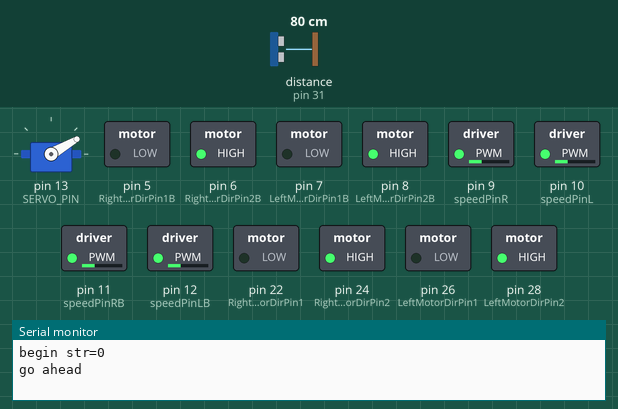
Bench run of a sketch on a simulated Arduino Mega 2560, built with avr-gcc and run on an emulated ATmega2560. Shown: servo, switched loads named in the sketch (green lamp = pin HIGH), the last lines printed to the serial monitor. Wiring (inferred from the names in the program): ultrasonic range finder: trigger pin 30; echo pin 31. The test bench sets the inputs (shaded band); at power-on: distance to the obstacle (sensor on pin 31) 80 cm. The echo pulse lasts 58.3 µs per cm; pins used as bus, display or sensor lines are not drawn.

Above: at 2.54 s.
3.3 s: distance to the obstacle (sensor on pin 31) set to 35 cm
6.3 s: distance to the obstacle (sensor on pin 31) set to 28 cm
At 7.8 s:
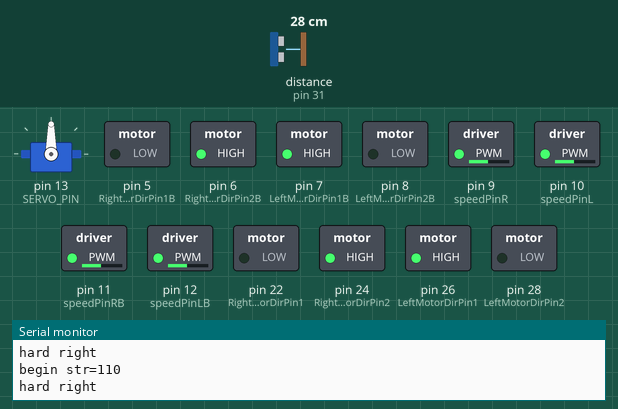
8.1 s: distance to the obstacle (sensor on pin 31) set to 60 cm
At 9.05 s:
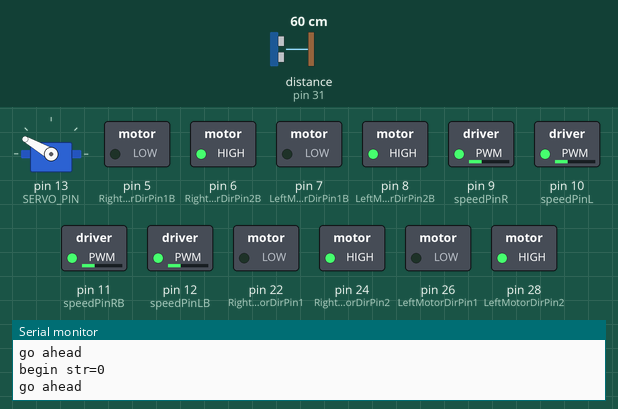
11.1 s: distance to the obstacle (sensor on pin 31) set to 2 cm
At 12.5 s:
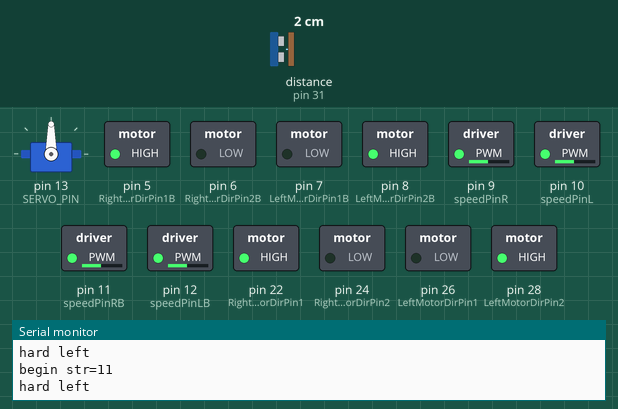
12.8 s: distance to the obstacle (sensor on pin 31) set to 120 cm
At 13.11 s:
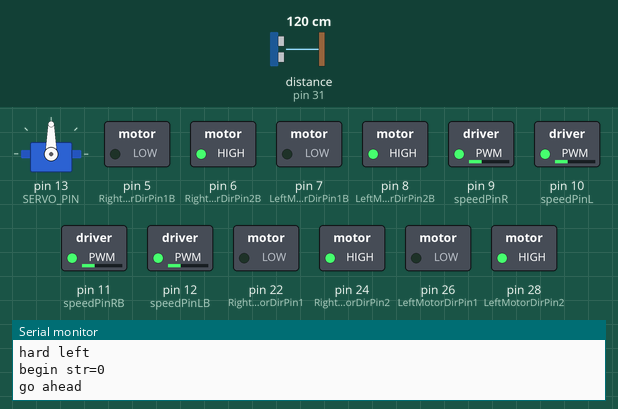
15.8 s: distance to the obstacle (sensor on pin 31) set to 4 cm
At 16.62 s:
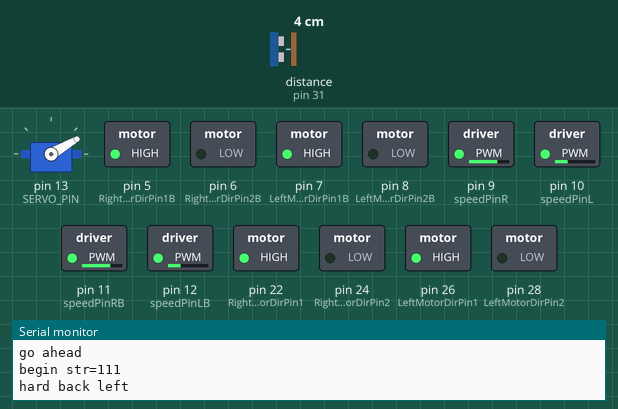
Timing chart, 0 to 19.8 s (numbered marks = the images above; inputs shaded):
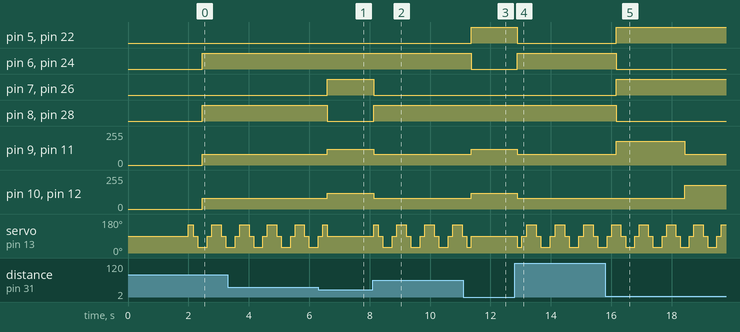

The sketch:

auto-avoid.ino
```cpp
// (licence header left out)
#include <Servo.h>

#define speedPinR 9   //  RIGHT WHEEL PWM pin D45 connect front MODEL-X ENA
#define RightMotorDirPin1  22    //Front Right Motor direction pin 1 to Front MODEL-X IN1  (K1)
#define RightMotorDirPin2  24   //Front Right Motor direction pin 2 to Front MODEL-X IN2   (K1)
#define LeftMotorDirPin1  26    //Left front Motor direction pin 1 to Front MODEL-X IN3 (  K3)
#define LeftMotorDirPin2  28   //Left front Motor direction pin 2 to Front MODEL-X IN4 (  K3)
#define speedPinL 10   // Left WHEEL PWM pin D7 connect front MODEL-X ENB

#define speedPinRB 11   //  RIGHT WHEEL PWM pin connect Back MODEL-X ENA
#define RightMotorDirPin1B  5    //Rear Right Motor direction pin 1 to Back MODEL-X IN1 (  K1)
#define RightMotorDirPin2B 6    //Rear Right Motor direction pin 2 to Back MODEL-X IN2 (  K1)
#define LeftMotorDirPin1B 7    //Rear left Motor direction pin 1 to Back MODEL-X IN3  K3
#define LeftMotorDirPin2B 8  //Rear left Motor direction pin 2 to Back MODEL-X IN4  k3
#define speedPinLB 12    //   LEFT WHEEL  PWM pin D8 connect Rear MODEL-X ENB

#define SERVO_PIN     13  //servo connect to D5
#define Echo_PIN    31 // Ultrasonic Echo pin connect to A5
#define Trig_PIN    30  // Ultrasonic Trig pin connect to A4

#define FAST_SPEED  180 // 120   //both sides of the motor speed
#define SPEED  80     //both sides of the motor speed
#define TURN_SPEED  120 //110   //both sides of the motor speed
#define OBSTACLE_LIMIT 30  //minimum distance in cm to obstacles at both sides (the car will allow a shorter distance sideways)
#define WATCH_DELAY 150 // delay when moving servo
#define LEFT_RIGHT 1
#define RIGHT_LEFT -1
#define HARD_LEFT B001
#define HARD_RIGHT B100

int distance;
int dead_turn = 0;
int scanDir = LEFT_RIGHT;
int hardTurn = B000;

Servo head;

/*motor control*/

void stop_Stop()    //Stop
{
  digitalWrite(RightMotorDirPin1, LOW);
  digitalWrite(RightMotorDirPin2, LOW);
  digitalWrite(LeftMotorDirPin1, LOW);
  digitalWrite(LeftMotorDirPin2, LOW);
  digitalWrite(RightMotorDirPin1B, LOW);
  digitalWrite(RightMotorDirPin2B, LOW);
  digitalWrite(LeftMotorDirPin1B, LOW);
  digitalWrite(LeftMotorDirPin2B, LOW);
  set_Motorspeed(0, 0, 0, 0);
}

/*set motor speed */
void set_Motorspeed(int leftFront, int rightFront, int leftBack, int rightBack)
{
  analogWrite(speedPinL, leftFront);
  analogWrite(speedPinR, rightFront);
  analogWrite(speedPinLB, leftBack);
  analogWrite(speedPinRB, rightBack);
}

void drive(int leftFront, int rightFront, int leftBack, int rightBack) {
  set_Motorspeed(abs(leftFront), abs(rightFront), abs(leftBack), abs(rightBack));

  if (leftFront < 0) {
    FL_bck();
  } else {
    FL_fwd();
  }

  if (rightFront < 0) {
    FR_bck();
  } else {
    FR_fwd();
  }

  if (leftBack < 0) {
    RL_bck();
  } else {
    RL_fwd();
  }

  if (rightBack < 0) {
    RR_bck();
  } else {
    RR_fwd();
  }
}

void fwd(int pin1, int pin2) {
  digitalWrite(pin1, LOW);
  digitalWrite(pin2, HIGH);
}

void back(int pin1, int pin2) {
  digitalWrite(pin1, HIGH);
  digitalWrite(pin2, LOW);
}

void FR_fwd()  //front-right wheel forward turn
{
  fwd(RightMotorDirPin1, RightMotorDirPin2);
}

void FR_bck() // front-right wheel backward turn
{
  back(RightMotorDirPin1, RightMotorDirPin2);
}

void FL_fwd() // front-left wheel forward turn
{
  fwd(LeftMotorDirPin1, LeftMotorDirPin2);
}

void FL_bck() // front-left wheel backward turn
{
  back(LeftMotorDirPin1, LeftMotorDirPin2);
}

void RR_fwd()  //rear-right wheel forward turn
{
  fwd(RightMotorDirPin1B, RightMotorDirPin2B);
}

void RR_bck()  //rear-right wheel backward turn
{
  back(RightMotorDirPin1B, RightMotorDirPin2B);
}

void RL_fwd()  //rear-left wheel forward turn
{
  fwd(LeftMotorDirPin1B, LeftMotorDirPin2B);
}

void RL_bck()    //rear-left wheel backward turn
{
  back(LeftMotorDirPin1B, LeftMotorDirPin2B);
}

/*detection of ultrasonic distance*/
int watch() {
  long echo_distance;
  digitalWrite(Trig_PIN, LOW);
  delayMicroseconds(5);
  digitalWrite(Trig_PIN, HIGH);
  delayMicroseconds(15);
  digitalWrite(Trig_PIN, LOW);
  echo_distance = pulseIn(Echo_PIN, HIGH);
  echo_distance = echo_distance * 0.01657; //how far away is the object in cm
  //Serial.println((int)echo_distance);
  return round(echo_distance);
}

//Measures distances to the left,center,right return a
int watchLeftRight() {
  /*  obstacle_status is a binary integer, its last 3 digits stands for if there is any obstacles in left front,direct front and right front directions,
       3 digit string, for example 100 means front left front has obstacle, 011 means direct front and right front have obstacles
  */
  int obstacle_status = B000;

  head.write(150); //sensor facing left front
  delay(WATCH_DELAY);
  distance = watch();
  if (distance < OBSTACLE_LIMIT) {
    obstacle_status  = obstacle_status | B100;
  }

  head.write(90); //sensor facing direct front
  delay(WATCH_DELAY);
  distance = watch();
  if (distance < OBSTACLE_LIMIT) {
    obstacle_status  = obstacle_status | B010;
  }

  head.write(30); //sensor faces to right front
  delay(WATCH_DELAY);
  distance = watch();
  if (distance < OBSTACLE_LIMIT) {
    obstacle_status  = obstacle_status | B001;
  }

  return obstacle_status;
}

//Measures distances to the left,center,right return a
int watchRightLeft() {
  /*  obstacle_status is a binary integer, its last 3 digits stands for if there is any obstacles in left front,direct front and right front directions,
       3 digit string, for example 100 means front left front has obstacle, 011 means direct front and right front have obstacles
  */
  int obstacle_status = B000;

  head.write(30); //sensor faces to right front
  delay(WATCH_DELAY);
  distance = watch();
  if (distance < OBSTACLE_LIMIT) {
    obstacle_status  = obstacle_status | B001;
  }

  head.write(90); //sensor facing direct front
  delay(WATCH_DELAY);
  distance = watch();
  if (distance < OBSTACLE_LIMIT) {
    obstacle_status  = obstacle_status | B010;
  }

  head.write(150); //sensor facing left front
  delay(WATCH_DELAY);
  distance = watch();
  if (distance < OBSTACLE_LIMIT) {
    obstacle_status  = obstacle_status | B100;
  }

  return obstacle_status;
}

//Measures distances to the left,center,right return a
int watchAhead() {
  int obstacle_status = hardTurn;

  head.write(90); //sensor facing direct front
  delay(WATCH_DELAY);
  distance = watch();
  if (distance < OBSTACLE_LIMIT) {
    obstacle_status  = obstacle_status | B010;
  } else {
    obstacle_status = B000;
  }

  return obstacle_status;
}

int watchSurround() {
  if (hardTurn != 0) {
    return watchAhead();
  }

  if (scanDir == LEFT_RIGHT) {
    scanDir = RIGHT_LEFT;
    return watchLeftRight();
  }

  scanDir = LEFT_RIGHT;
  return watchRightLeft();
}


void auto_avoidance() {
  int obstacle_sign = watchSurround(); // 3 bits of obstacle_sign binary value means the 3 direction obstacle status
  Serial.print("begin str=");
  Serial.println(String(obstacle_sign, BIN));
  if ( obstacle_sign == B100) {
    Serial.println("slight right");
    drive(FAST_SPEED, SPEED, FAST_SPEED, SPEED);
    return;
  }

  if (obstacle_sign == B001) {
    Serial.println("slight left");
    drive(SPEED, FAST_SPEED, SPEED, FAST_SPEED);
    return;
  }

  if (obstacle_sign == B110) {
    Serial.println("hard right");
    drive(-TURN_SPEED, TURN_SPEED, -TURN_SPEED, TURN_SPEED);
    hardTurn = HARD_RIGHT;
    return;
  }

  if (obstacle_sign == B011) {
    Serial.println("hard left");
    drive(TURN_SPEED, -TURN_SPEED, TURN_SPEED, -TURN_SPEED);
    hardTurn = HARD_LEFT;
    return;
  }

  if (obstacle_sign == B010) {
    dead_turn ++;

    if (dead_turn > 5) {
      dead_turn = -5;
    }

    if (dead_turn < 0) {
      Serial.println("hard left");
      drive(TURN_SPEED, -TURN_SPEED, TURN_SPEED, -TURN_SPEED);
      hardTurn = HARD_LEFT;
    } else {
      Serial.println("hard right");
      drive(-TURN_SPEED, TURN_SPEED, -TURN_SPEED, TURN_SPEED);
      hardTurn = HARD_RIGHT;
    }
    return;
  }

  if (obstacle_sign == B111) {
    dead_turn ++;

    if (dead_turn > 5) {
      dead_turn = -5;
    }

    if (dead_turn < 0) {
      Serial.println("hard back right");
      drive(-FAST_SPEED, -SPEED, -FAST_SPEED, -SPEED);
    } else {
      Serial.println("hard back left");
      drive(-SPEED, -FAST_SPEED, -SPEED, -FAST_SPEED);
    }
    return;
  }

  if ( obstacle_sign == B000 || obstacle_sign == B101 ) {
    Serial.println("go ahead");
    drive(SPEED, SPEED, SPEED, SPEED);
    hardTurn = B000;
    return;
  }
}

void setup() {
  /*setup L298N pin mode*/
  pinMode(RightMotorDirPin1, OUTPUT);
  pinMode(RightMotorDirPin2, OUTPUT);
  pinMode(speedPinL, OUTPUT);

  pinMode(LeftMotorDirPin1, OUTPUT);
  pinMode(LeftMotorDirPin2, OUTPUT);
  pinMode(speedPinR, OUTPUT);
  pinMode(RightMotorDirPin1B, OUTPUT);
  pinMode(RightMotorDirPin2B, OUTPUT);
  pinMode(speedPinLB, OUTPUT);

  pinMode(LeftMotorDirPin1B, OUTPUT);
  pinMode(LeftMotorDirPin2B, OUTPUT);
  pinMode(speedPinRB, OUTPUT);
  stop_Stop();//stop move
  /*init HC-SR04*/
  pinMode(Trig_PIN, OUTPUT);
  pinMode(Echo_PIN, INPUT);
  /*init buzzer*/

  digitalWrite(Trig_PIN, LOW);
  /*init servo*/
  head.attach(SERVO_PIN);

  head.write(90);
  delay(2000);

  Serial.begin(9600);

  stop_Stop();//Stop

}

void loop() {
  auto_avoidance();
}
```

Measured:
- the behaviour switches between 32 and 31 cm on distance to the obstacle (sensor on pin 31) (found by bisection; images 0 and 1)
- after the input at 6.3 s, pin 7 (LeftMotorDirPin1B), pin 26 (LeftMotorDirPin1): LOW → HIGH after 0.30 s; pin 8 (LeftMotorDirPin2B), pin 28 (LeftMotorDirPin2): HIGH → LOW after 0.30 s; pin 9 (speedPinR), pin 10 (speedPinL), pin 11 (speedPinRB), pin 12 (speedPinLB): 80/255 → 120/255 after 0.30 s
- after the input at 8.1 s, pin 7 (LeftMotorDirPin1B): HIGH → LOW at once; pin 8 (LeftMotorDirPin2B): LOW → HIGH at once
- after the input at 11.1 s, pin 5 (RightMotorDirPin1B), pin 22 (RightMotorDirPin1): LOW → HIGH after 0.26 s; pin 6 (RightMotorDirPin2B), pin 24 (RightMotorDirPin2): HIGH → LOW after 0.26 s; pin 9 (speedPinR), pin 10 (speedPinL), pin 11 (speedPinRB), pin 12 (speedPinLB): 80/255 → 120/255 after 0.26 s
- after the input at 12.8 s, pin 5 (RightMotorDirPin1B): HIGH → LOW after 0.08 s; pin 6 (RightMotorDirPin2B): LOW → HIGH after 0.08 s
- after the input at 15.8 s, pin 5 (RightMotorDirPin1B): LOW → HIGH after 0.37 s; pin 6 (RightMotorDirPin2B): HIGH → LOW after 0.37 s
- by itself, servo on pin 13 (SERVO_PIN): repeats every 0.92 s: 150° 0.31 s, 90° 0.15 s, 30° 0.31 s, 90° 0.15 s
